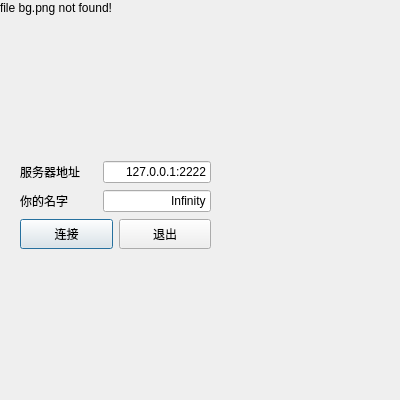
<?xml version="1.0" encoding="UTF-8"?>
<ui version="4.0">
 <class>LoginDialog</class>
 <widget class="QDialog" name="LoginDialog">
  <property name="geometry">
   <rect>
    <x>0</x>
    <y>0</y>
    <width>400</width>
    <height>400</height>
   </rect>
  </property>
  <property name="sizePolicy">
   <sizepolicy hsizetype="Fixed" vsizetype="Fixed">
    <horstretch>0</horstretch>
    <verstretch>0</verstretch>
   </sizepolicy>
  </property>
  <property name="minimumSize">
   <size>
    <width>400</width>
    <height>400</height>
   </size>
  </property>
  <property name="maximumSize">
   <size>
    <width>400</width>
    <height>400</height>
   </size>
  </property>
  <property name="windowTitle">
   <string>连接到服务器 - Dixit</string>
  </property>
  <widget class="QLabel" name="labelPicture">
   <property name="geometry">
    <rect>
     <x>0</x>
     <y>0</y>
     <width>131</width>
     <height>16</height>
    </rect>
   </property>
   <property name="text">
    <string>file bg.png not found!</string>
   </property>
  </widget>
  <widget class="QLabel" name="labelEcho">
   <property name="geometry">
    <rect>
     <x>20</x>
     <y>20</y>
     <width>360</width>
     <height>100</height>
    </rect>
   </property>
   <property name="text">
    <string/>
   </property>
   <property name="alignment">
    <set>Qt::AlignLeading|Qt::AlignLeft|Qt::AlignTop</set>
   </property>
  </widget>
  <widget class="QWidget" name="">
   <property name="geometry">
    <rect>
     <x>20</x>
     <y>160</y>
     <width>191</width>
     <height>90</height>
    </rect>
   </property>
   <layout class="QVBoxLayout" name="verticalLayout">
    <item>
     <layout class="QHBoxLayout" name="horizontalLayout">
      <item>
       <widget class="QLabel" name="label">
        <property name="text">
         <string>服务器地址</string>
        </property>
        <property name="buddy">
         <cstring>lineEdit</cstring>
        </property>
       </widget>
      </item>
      <item>
       <widget class="QLineEdit" name="lineEdit">
        <property name="enabled">
         <bool>true</bool>
        </property>
        <property name="sizePolicy">
         <sizepolicy hsizetype="Fixed" vsizetype="Fixed">
          <horstretch>0</horstretch>
          <verstretch>0</verstretch>
         </sizepolicy>
        </property>
        <property name="maximumSize">
         <size>
          <width>120</width>
          <height>16777215</height>
         </size>
        </property>
        <property name="text">
         <string>127.0.0.1:2222</string>
        </property>
        <property name="alignment">
         <set>Qt::AlignRight|Qt::AlignTrailing|Qt::AlignVCenter</set>
        </property>
        <property name="clearButtonEnabled">
         <bool>false</bool>
        </property>
       </widget>
      </item>
     </layout>
    </item>
    <item>
     <layout class="QHBoxLayout" name="horizontalLayout_2">
      <item>
       <widget class="QLabel" name="label_2">
        <property name="text">
         <string>你的名字</string>
        </property>
        <property name="buddy">
         <cstring>lineEdit_2</cstring>
        </property>
       </widget>
      </item>
      <item>
       <widget class="QLineEdit" name="lineEdit_2">
        <property name="sizePolicy">
         <sizepolicy hsizetype="Fixed" vsizetype="Fixed">
          <horstretch>0</horstretch>
          <verstretch>0</verstretch>
         </sizepolicy>
        </property>
        <property name="maximumSize">
         <size>
          <width>120</width>
          <height>16777215</height>
         </size>
        </property>
        <property name="text">
         <string>Infinity</string>
        </property>
        <property name="alignment">
         <set>Qt::AlignRight|Qt::AlignTrailing|Qt::AlignVCenter</set>
        </property>
       </widget>
      </item>
     </layout>
    </item>
    <item>
     <layout class="QHBoxLayout" name="horizontalLayout_3">
      <item>
       <widget class="QPushButton" name="pushButtonEnter">
        <property name="minimumSize">
         <size>
          <width>0</width>
          <height>30</height>
         </size>
        </property>
        <property name="text">
         <string>连接</string>
        </property>
       </widget>
      </item>
      <item>
       <widget class="QPushButton" name="pushButtonExit">
        <property name="minimumSize">
         <size>
          <width>0</width>
          <height>30</height>
         </size>
        </property>
        <property name="text">
         <string>退出</string>
        </property>
       </widget>
      </item>
     </layout>
    </item>
   </layout>
  </widget>
 </widget>
 <tabstops>
  <tabstop>lineEdit</tabstop>
  <tabstop>lineEdit_2</tabstop>
  <tabstop>pushButtonEnter</tabstop>
  <tabstop>pushButtonExit</tabstop>
 </tabstops>
 <resources/>
 <connections>
  <connection>
   <sender>pushButtonExit</sender>
   <signal>clicked()</signal>
   <receiver>LoginDialog</receiver>
   <slot>reject()</slot>
   <hints>
    <hint type="sourcelabel">
     <x>317</x>
     <y>251</y>
    </hint>
    <hint type="destinationlabel">
     <x>199</x>
     <y>149</y>
    </hint>
   </hints>
  </connection>
 </connections>
</ui>
